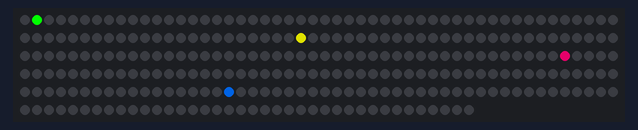
Bench run of a sketch on a simulated Arduino Uno, built with avr-gcc and run on an emulated ATmega328P. Shown: 288 RGB LEDs in strip order, left to right, continuing on the next row. Colours are those a GRB WS2812 strip shows for the declared byte order; random numbers use the default seed unless the sketch sets one.

Above: at 0.16 s.
At 4.99 s:
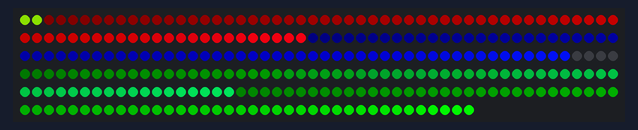
At 9.81 s:
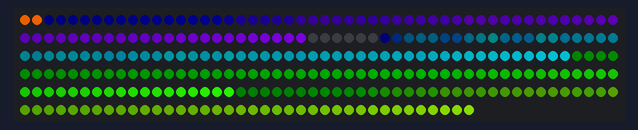
At 19.77 s:
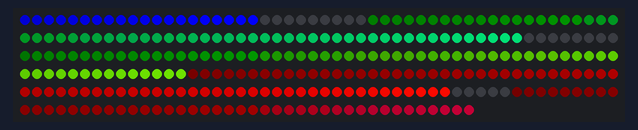
At 29.44 s:
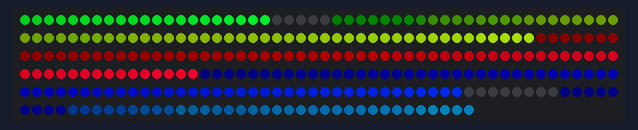
At 39.4 s:
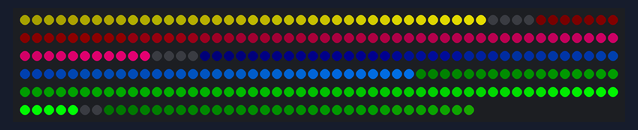

The sketch:

runningDot.ino
```cpp
#include <FastLED.h>

#define NUM_LEDS 288
#define DATA_PIN 19
#define DELAY_BETWEEN_STEPS 3
#define DIMMING_SPEED 20
#define NO_DOTS 4

uint16_t dots[NO_DOTS];
int hues[NO_DOTS];

CRGB leds[NUM_LEDS];

void setup() {
    FastLED.addLeds<WS2812, DATA_PIN, RGB>(leds, NUM_LEDS);
    FastLED.clear();

    // evenly space the dots to start with
    // evenly space hues
    // randomize starting hues
    for(int i = 0; i < NO_DOTS; i++){
        dots[i] = (2*NUM_LEDS/sizeof(dots)) * i;

        //hues[i] = random(0, 255);
        hues[i] = (2*255/sizeof(dots)) * i;
        //hues[i] = 0;
    }

}


void loop() {

    // move each dot position by 1 led and check for overflow
    for(int i = 0; i < NO_DOTS; i++){
        // depending on the direction of the dot, subract or add one to the position
        // move dot to the other side of the strip and change hue
        dots[i]++;
        if(dots[i] > NUM_LEDS - 1){
            dots[i] = 0;
            changeHue(i);
        }
    }

    for(int i = 0; i < NO_DOTS; i++){
        leds[dots[i]].setHSV(hues[i], 255, 255);
    }

    //fadeall(DIMMING_SPEED);
    fadeall(random(0, DIMMING_SPEED));

    FastLED.show();

    delay(DELAY_BETWEEN_STEPS);
}

void changeHue(int i){
    // Each time dot moves around the strip, the hue changes
    hues[i] = hues[i] + 40;
    // keep Hue within 0 and 255
    while(hues[i] > 255){
        hues[i] = hues[i] - 255;
    }
}


void fadeall(int8_t dimmingSpeed){
    if(dimmingSpeed < 0){
        for(int i = 0; i < NUM_LEDS; i++){
            leds[i] += leds[i].scale8(dimmingSpeed);
        }
    }
    if(dimmingSpeed > 0){
        for(int i = 0; i < NUM_LEDS; i++){
            leds[i].nscale8(256-dimmingSpeed);
        }
    }
}
```
